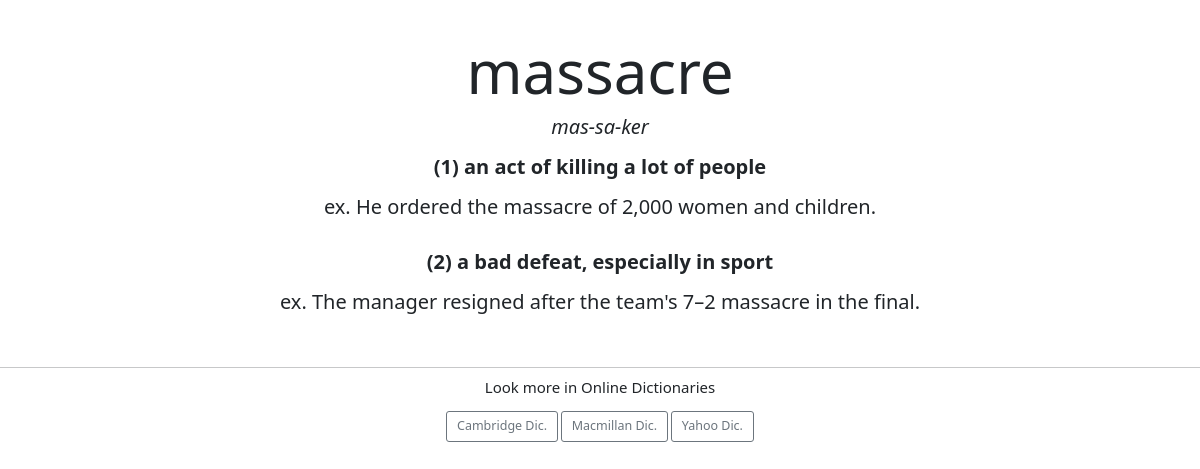
Page /search?word=massacre on the committed database.
### main.py (models this page shows)
class NewWord(db.Model):
    id = db.Column(db.Integer, primary_key=True)
    word = db.Column(db.String(20), unique=True, nullable=False)
    pronunciation = db.Column(db.String(20))
    meaning1 = db.Column(db.String(300), nullable=False)
    meaning2 = db.Column(db.String(300), nullable=False)
    meaning3 = db.Column(db.String(300), nullable=False)

### main.py (the view, shortened to what this page needs)
@app.route("/search", methods=["GET", "POST"])
@cross_origin()
def search(word=None):
    searching_word = NewWord.query.filter_by(word=request.args['word']).first()
    return render_template("search.html", searching_word=vars(searching_word))

### templates/search.html (shortened to what this page needs)
{% extends 'bootstrap/base.html' %}
{% block styles %}
{{ super() }}
<link href="https://cdn.jsdelivr.net/npm/bootstrap@5.1.1/dist/css/bootstrap.min.css" rel="stylesheet"
>
<link rel="stylesheet" href="{{ url_for('static', filename='css/styles.css') }}">
{% endblock %}
{% block content %}
<h1>{{ searching_word.word }}</h1>
<p><em>{{ searching_word.pronunciation }}</em></p>
<p><b>(1) {{ searching_word.meaning1.split('@', 1 )[0] }}</b></p>
<p>ex. {{ searching_word.meaning1.split('@', 1 )[1] }}</p>
{% if searching_word.meaning2 != '@' %}
<br><p><b>(2) {{ searching_word.meaning2.split('@', 1 )[0] }}</b></p>
<p>ex. {{ searching_word.meaning2.split('@', 1 )[1] }}</p>
{% endif %}
<div id="dic-footer">
    <hr>
<h4>Look more in Online Dictionaries</h4>
<a role="button" class="btn btn-outline-secondary btn-lg footer-btn" href="https://dictionary.cambridge.org/dictionary/english/{{searching_word.word}}" target="_blank">Cambridge Dic.</a>
<a role="button" class="btn btn-outline-secondary btn-lg footer-btn" href="https://www.macmillandictionary.com/dictionary/british/{{searching_word.word}}" target="_blank">Macmillan Dic.</a>
<a role="button" class="btn btn-outline-secondary btn-lg footer-btn" href="https://tw.dictionary.search.yahoo.com/search;_ylt=Awrtia8FdvBiy.YAHwtr1gt.;_ylu=Y29sbwN0dzEEcG9zAzEEdnRpZAMEc2VjA3Nj?p={{searching_word.word}}&fr2=cosmos&fr=sfp" target="_blank">Yahoo Dic.</a>
</div>
{% endblock %}

### static/css/styles.css (style rules this page uses)
body { text-align: center; padding:3.5rem 0; }
h1 { font-size: 60px; }
p { font-size: 20px; }
#dic-footer { margin-top: 5rem; }
.footer-btn { margin-top: 1rem; }

### rows in the picture
NewWord: word "massacre", pronunciation "mas-sa-ker", meaning1 "an act of killing a lot of people", meaning1 "He ordered the massacre of 2,000 women and children.", meaning2 "a bad defeat, especially in sport", meaning2 "The manager resigned after the team's 7–2 massacre in the final."
